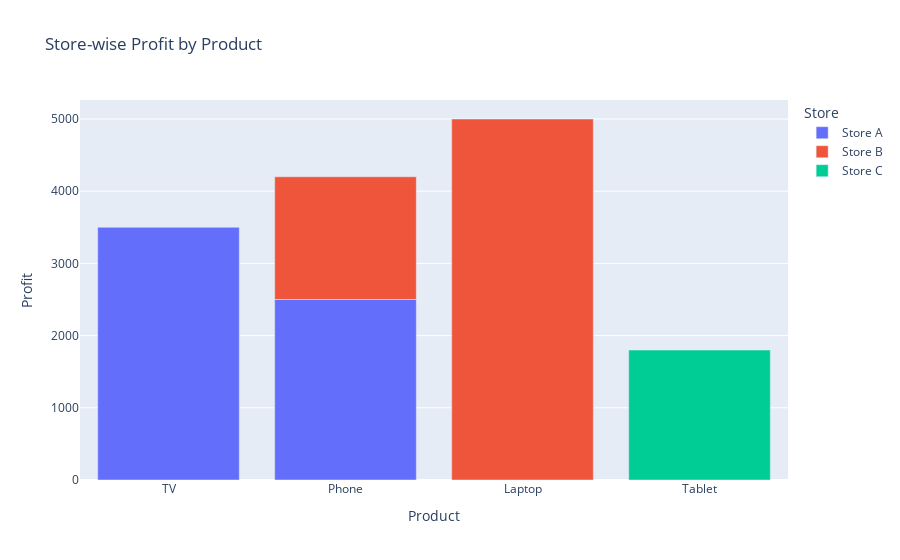

The notebook cell saved with this chart:
### Markdown cell above
### Visualize Store-wise Profit

### Code cell
fig = px.bar(data, x='Product', y='Profit', color='Store',
             title='Store-wise Profit by Product')
fig.show()

### Figure 1 — Plotly figure (JSON) as saved in the notebook; plotly's stock layout.template omitted (floating-point values rounded to 4 significant figures)
{"data": [{"hovertemplate": "Store=Store A<br>Product=%{x}<br>Profit=%{y}<extra></extra>", "legendgroup": "Store A", "marker": {"color": "#636efa", "pattern": {"shape": ""}}, "name": "Store A", "orientation": "v", "showlegend": true, "textposition": "auto", "type": "bar", "x": ["TV", "Phone"], "xaxis": "x", "y": [3500, 2500], "yaxis": "y"}, {"hovertemplate": "Store=Store B<br>Product=%{x}<br>Profit=%{y}<extra></extra>", "legendgroup": "Store B", "marker": {"color": "#EF553B", "pattern": {"shape": ""}}, "name": "Store B", "orientation": "v", "showlegend": true, "textposition": "auto", "type": "bar", "x": ["Laptop", "Phone"], "xaxis": "x", "y": [5000, 1700], "yaxis": "y"}, {"hovertemplate": "Store=Store C<br>Product=%{x}<br>Profit=%{y}<extra></extra>", "legendgroup": "Store C", "marker": {"color": "#00cc96", "pattern": {"shape": ""}}, "name": "Store C", "orientation": "v", "showlegend": true, "textposition": "auto", "type": "bar", "x": ["Tablet"], "xaxis": "x", "y": [1800], "yaxis": "y"}], "layout": {"barmode": "relative", "legend": {"title": {"text": "Store"}, "tracegroupgap": 0}, "title": {"text": "Store-wise Profit by Product"}, "xaxis": {"anchor": "y", "domain": [0, 1], "title": {"text": "Product"}}, "yaxis": {"anchor": "x", "domain": [0, 1], "title": {"text": "Profit"}}}}
